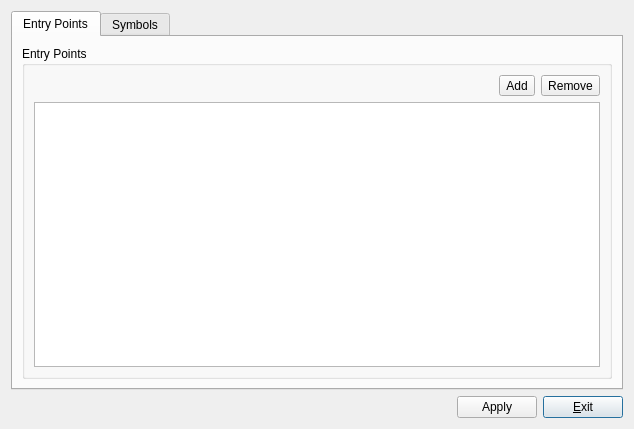
<?xml version="1.0" encoding="UTF-8"?>
<ui version="4.0">
 <class>DisassemblerMetadataDialog</class>
 <widget class="QDialog" name="DisassemblerMetadataDialog">
  <property name="geometry">
   <rect>
    <x>0</x>
    <y>0</y>
    <width>634</width>
    <height>429</height>
   </rect>
  </property>
  <property name="windowTitle">
   <string>Metadata</string>
  </property>
  <layout class="QGridLayout" name="gridLayout_4">
   <item row="1" column="0">
    <layout class="QHBoxLayout" name="horizontalLayout_3" stretch="0,0,0">
     <item>
      <spacer name="hs2">
       <property name="orientation">
        <enum>Qt::Horizontal</enum>
       </property>
       <property name="sizeHint" stdset="0">
        <size>
         <width>40</width>
         <height>20</height>
        </size>
       </property>
      </spacer>
     </item>
     <item>
      <widget class="QPushButton" name="processButton">
       <property name="text">
        <string>Apply</string>
       </property>
      </widget>
     </item>
     <item>
      <widget class="QPushButton" name="exitButton">
       <property name="text">
        <string>&amp;Exit</string>
       </property>
       <property name="default">
        <bool>true</bool>
       </property>
      </widget>
     </item>
    </layout>
   </item>
   <item row="0" column="0">
    <widget class="QTabWidget" name="tabWidget">
     <property name="currentIndex">
      <number>0</number>
     </property>
     <widget class="QWidget" name="entryPointTab">
      <attribute name="title">
       <string>Entry Points</string>
      </attribute>
      <layout class="QGridLayout" name="gridLayout_7">
       <item row="0" column="0">
        <widget class="QGroupBox" name="groupBox">
         <property name="title">
          <string>Entry Points</string>
         </property>
         <property name="flat">
          <bool>false</bool>
         </property>
         <property name="checkable">
          <bool>false</bool>
         </property>
         <layout class="QGridLayout" name="gridLayout_2">
          <item row="1" column="0" colspan="3">
           <widget class="QTableView" name="entryTable">
            <property name="alternatingRowColors">
             <bool>true</bool>
            </property>
            <property name="selectionMode">
             <enum>QAbstractItemView::SingleSelection</enum>
            </property>
            <property name="selectionBehavior">
             <enum>QAbstractItemView::SelectRows</enum>
            </property>
            <attribute name="horizontalHeaderVisible">
             <bool>false</bool>
            </attribute>
            <attribute name="horizontalHeaderStretchLastSection">
             <bool>true</bool>
            </attribute>
            <attribute name="verticalHeaderVisible">
             <bool>false</bool>
            </attribute>
           </widget>
          </item>
          <item row="0" column="2">
           <widget class="QToolButton" name="removeEntryPointButton">
            <property name="text">
             <string>Remove</string>
            </property>
           </widget>
          </item>
          <item row="0" column="1">
           <widget class="QToolButton" name="addEntryPointButton">
            <property name="text">
             <string>Add</string>
            </property>
           </widget>
          </item>
          <item row="0" column="0">
           <spacer name="horizontalSpacer">
            <property name="orientation">
             <enum>Qt::Horizontal</enum>
            </property>
            <property name="sizeHint" stdset="0">
             <size>
              <width>312</width>
              <height>20</height>
             </size>
            </property>
           </spacer>
          </item>
         </layout>
        </widget>
       </item>
      </layout>
     </widget>
     <widget class="QWidget" name="symbolsTab">
      <attribute name="title">
       <string>Symbols</string>
      </attribute>
      <layout class="QGridLayout" name="gridLayout_6">
       <item row="0" column="0">
        <widget class="QGroupBox" name="groupBox_2">
         <property name="title">
          <string>Symbols</string>
         </property>
         <layout class="QGridLayout" name="gridLayout">
          <item row="0" column="0">
           <spacer name="horizontalSpacer_2">
            <property name="orientation">
             <enum>Qt::Horizontal</enum>
            </property>
            <property name="sizeHint" stdset="0">
             <size>
              <width>311</width>
              <height>20</height>
             </size>
            </property>
           </spacer>
          </item>
          <item row="0" column="1">
           <widget class="QToolButton" name="addSymbolButton">
            <property name="text">
             <string>Add</string>
            </property>
           </widget>
          </item>
          <item row="0" column="2">
           <widget class="QToolButton" name="removeSymbolButton">
            <property name="text">
             <string>Remove</string>
            </property>
           </widget>
          </item>
          <item row="1" column="0" colspan="3">
           <widget class="QTableView" name="symbolTable">
            <property name="alternatingRowColors">
             <bool>true</bool>
            </property>
            <property name="selectionMode">
             <enum>QAbstractItemView::SingleSelection</enum>
            </property>
            <property name="selectionBehavior">
             <enum>QAbstractItemView::SelectRows</enum>
            </property>
            <attribute name="horizontalHeaderVisible">
             <bool>false</bool>
            </attribute>
            <attribute name="horizontalHeaderStretchLastSection">
             <bool>true</bool>
            </attribute>
           </widget>
          </item>
         </layout>
        </widget>
       </item>
      </layout>
     </widget>
    </widget>
   </item>
  </layout>
 </widget>
 <resources/>
 <connections/>
</ui>
